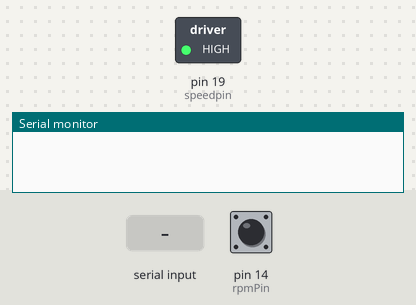
Bench run of a sketch on a simulated Arduino Uno, built with avr-gcc and run on an emulated ATmega328P. Shown: switched loads named in the sketch (green lamp = pin HIGH), the last lines printed to the serial monitor. The inputs (shaded band) are chosen by the test bench; at power-on: pin 14 (rpmPin) HIGH.

Above: at 1.2 s.
1.3 s: "90,45\n" received over Serial
At 2.4 s:
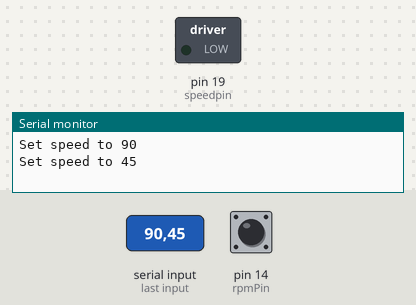
5.0 s: "30,150\n" received over Serial
At 5.3 s:
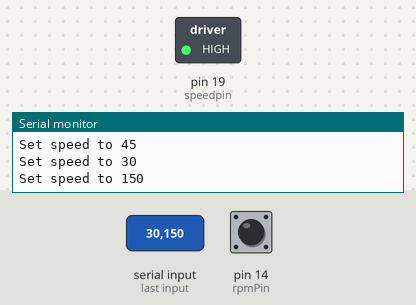
6.5 s: "100\n" received over Serial
At 7.6 s:
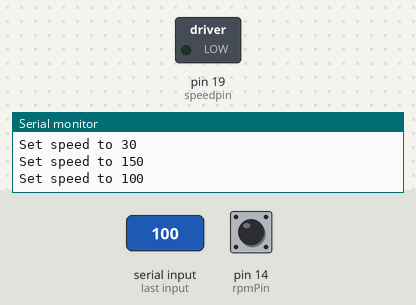
Timing chart, 0 to 9.0 s (numbered marks = the images above; inputs shaded):
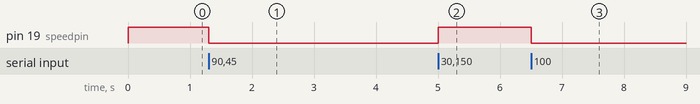

The sketch:

ESPMotorTest.ino
```cpp
const int speedpin = 19;
const int rpmPin = 14;
int speed = 187;

int doAutoAdjust = 1;
long lastAutoAdjust = 0;
long autoAdjustSpace = 5000;
long autoAdjustStart = 30000;

int setRpm = 155;
int setRpmBuffer = 3;
int setRpmChangeVoltage = 1;

long lastRot = 0;
float rpm = 0;
float avgRpm = 0;
int readr = 0;
float readRPM(int rPin) {
  if(digitalRead(rPin) == LOW) {
    readr++;

    if(readr == 100) {
      long current = micros();
      long diff = current - lastRot;
      lastRot = current;
      int rpmtmp = (60 * 1000000) / (float)diff;
      if(rpmtmp < 1000) {
        //Serial.println(rpmtmp);
        rpm = rpmtmp;
        return rpm;
      }
    }
  } else if(digitalRead(rPin) == HIGH) {
    readr--;
    if (readr < 0) readr = 0;
  }
  return -1;
}

void setup() {
	pinMode(speedpin, OUTPUT);
	pinMode(rpmPin, INPUT);
	Serial.begin(115200);

  analogWrite(speedpin, speed);
}

void loop() {
  float crpm = readRPM(rpmPin);
  if(crpm != -1) {
    avgRpm = 0.3f * avgRpm + 0.7f * crpm;
    Serial.print("rpm: ");
    Serial.println(avgRpm);
  }

	if(Serial.available() > 2) {
		int v = Serial.parseInt();
    Serial.print("Set speed to ");
    Serial.println(v);
    speed = v;
    analogWrite(speedpin, speed);
	}

  long cMillis = millis();
  if(doAutoAdjust && cMillis > lastAutoAdjust + autoAdjustSpace && cMillis > autoAdjustStart) {
    lastAutoAdjust = cMillis;

    if(avgRpm - setRpmBuffer > setRpm) {
      speed -= setRpmChangeVoltage;
      Serial.print("Adjusted to ");
      Serial.println(speed);
      analogWrite(speedpin, speed);
    }
    if(avgRpm + setRpmBuffer < setRpm) {
      speed += setRpmChangeVoltage;
      Serial.print("Adjusted to ");
      Serial.println(speed);
      analogWrite(speedpin, speed);
    }
  }
}
```

Measured:
- after the input at 1.3 s, pin 19 (speedpin): HIGH → LOW at once
- after the input at 5.0 s, pin 19 (speedpin): LOW → HIGH at once
- after the input at 6.5 s, pin 19 (speedpin): HIGH → LOW at once
